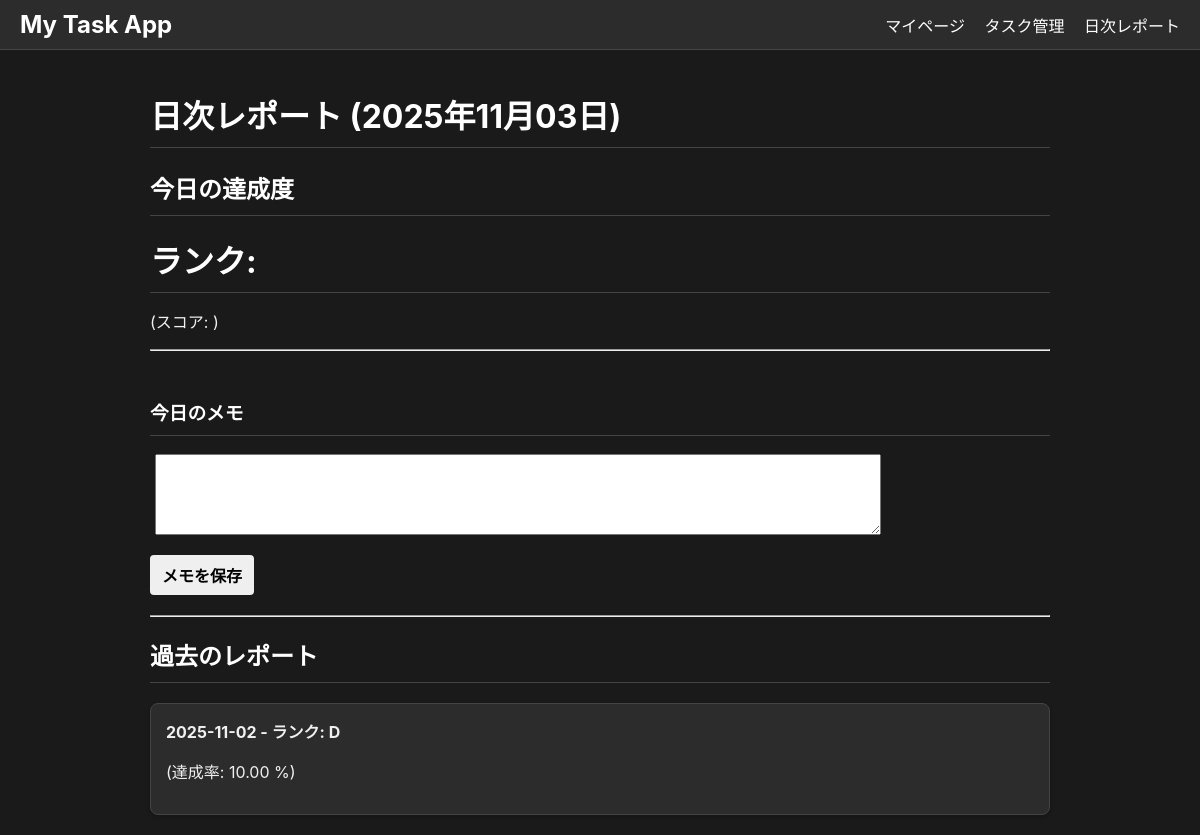
Screenshot of /report with the database file from the repository.
### app.py (models this page shows)
class DailyLog(db.Model):
    __tablename__ = 'daily_logs'
    id = db.Column(db.Integer, primary_key=True, autoincrement=True)
    date = db.Column(db.Date, unique=True, nullable=False)
    score = db.Column(db.Integer, nullable=True)
    rank = db.Column(db.String(5), nullable=True)      # A〜Dランク
    memo = db.Column(db.Text, nullable=True)           # メモ

### app.py (the view)
@app.route("/report", methods=['GET', 'POST'])
def report():
    today = datetime.date.today()
    score, rank = get_current_score_and_rank()
    log = DailyLog.query.filter_by(date=today).first()
    if request.method == 'POST':
        db.session.commit()
        return redirect(url_for('report'))
    else:
        db.session.commit()
        past_logs = DailyLog.query.filter(DailyLog.date != today).order_by(DailyLog.date.desc()).limit(30).all()
        return render_template(
            'report.html',
            todays_log=log,
            past_logs=past_logs,
            today_str=today.strftime('%Y年%m月%d日')
        )

### app.py (called while the page is built)
def get_current_score_and_rank():
    active_tasks = Task.query.all()
    score = 0
    rank = "N/A"
    if active_tasks:
        score = 0
        for task in active_tasks:
            score += task.progress * task.priority
        if score >= 270:
            rank = "A"
        elif score >= 210:
            rank = "B"
        elif score >= 120:
            rank = "C"
        else:
            rank = "D"
    else:
        score = 100.0
        rank = "A"
    return score, rank

### templates/report.html (shortened to what this page needs)
{% extends "base.html" %}
{% block content %}
<h1>日次レポート ({{ today_str }})</h1>
<div>
    <h2>今日の達成度</h2>
    {% if todays_log.score is not none %}
        <h3 style="font-size: 2em; margin: 0;">ランク: {{ todays_log.rank }}</h3>
        <p>(スコア: {{ todays_log.score }})</p>
    {% else %}
        <p>（本日が期限のタスクはありません）</p>
    {% endif %}
    <hr>
    <form method="POST">
        <label for="memo"><h3>今日のメモ</h3></label>
        <textarea name="memo" id="memo" rows="5" style="width: 80%;">{{ todays_log.memo if todays_log else '' }}</textarea>
        <p><button type="submit">メモを保存</button></p>
    </form>
</div>
<hr>
<h2>過去のレポート</h2>
<div class="task-list">
    {% for log in past_logs %}
    <div class="task-item">
        <strong>{{ log.date.isoformat() }} - ランク: {{ log.rank }}</strong>
        <p>(達成率: {{ "%.2f"|format(log.score)}} %)</p>
    </div>
    {% else %}
    <p>過去の記録はありません。</p>
    {% endfor %}
</div>
{% endblock %}

### templates/base.html (style rules this page uses)
:root { --bg-main: #1a1a1a; --bg-container: #2c2c2c; --border-color: #444; --text-main: #f0f0f0; --text-secondary: #aaa; --accent-color: #007bff; --accent-hover: #0056b3; --danger-color: #dc3545; --danger-hover: #c82333; }
body { background-color: var(--bg-main); color: var(--text-main); font-family: -apple-system, BlinkMacSystemFont, "Segoe UI", Roboto, "Helvetica Neue", Arial, sans-serif; margin: 0; padding: 0; }
h1, h2, h3 { color: white; border-bottom: 1px solid var(--border-color); padding-bottom: 10px; }
h2 { font-size: 1.5em; }
label { color: var(--text-secondary); margin-right: 5px; margin-left: 10px; }
button, input[type="submit"] { border: none; border-radius: 4px; padding: 8px 12px; font-size: 1em; font-weight: bold; cursor: pointer; transition: background-color 0.2s; }
.task-list { display: flex; flex-direction: column; gap: 15px; }
.task-item { background-color: var(--bg-container); border: 1px solid var(--border-color); padding: 15px; border-radius: 8px; box-shadow: 0 2px 4px rgba(0,0,0,0.2); display: block; }
form { margin-bottom: 20px; }

### rows the page displays
DailyLog: date "2025-11-02", rank "D", score "10.00"
